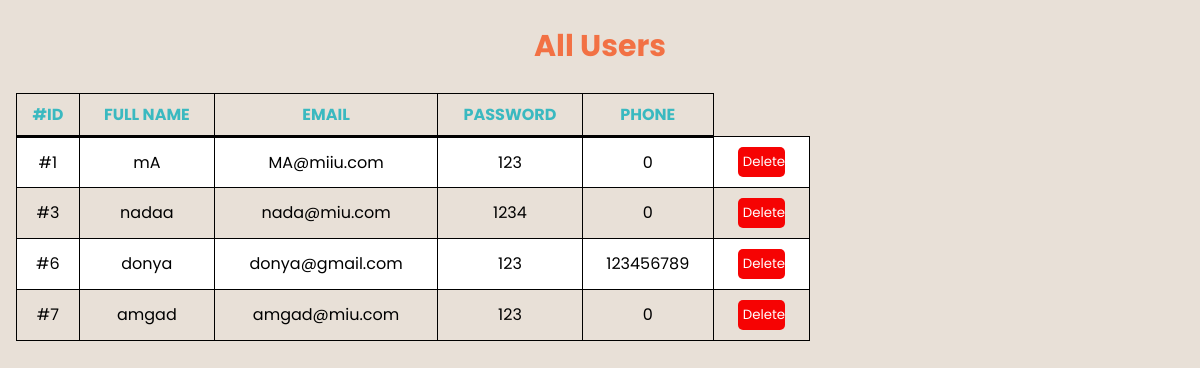
The page /allUsers.php on the database its author committed.
### tables this page shows
CREATE TABLE `users` (
  `ID` int(11) NOT NULL,
  `fullname` varchar(250) NOT NULL,
  `email` varchar(250) NOT NULL,
  `password` varchar(250) NOT NULL,
  `phone` int(15) NOT NULL,
  `role` varchar(200) NOT NULL DEFAULT 'user'
);

### allUsers.php (the view, shortened to what this page needs)
<?php
  include_once "includes/dbh.inc.php";
?>
<!DOCTYPE html>
<html lang="en">
  <head>
    <link rel="stylesheet" href="Css/allUsers.css" />
  </head>
  <body>
  <div class="component">
      <div class="content">
      <div id="header"><h2>All Users</h2></div>
        <div class="tablecont">
            <table>
              <thead class="tablehead">
                <tr>
                  <th class = "tableHeader">#ID</th>
                  <th class = "tableHeader">Full Name</th>
                  <th class = "tableHeader">Email</th>
                  <th class = "tableHeader">Password</th>
                  <th class = "tableHeader">Phone</th>
                </tr>
              </thead>
              <tbody>
                <?php
                  $sql = "SELECT * FROM users";
                  $result = mysqli_query($conn,$sql);
                  while($row = mysqli_fetch_assoc($result)){
                    $id = $row["ID"];
                    $fullname = $row["fullname"];
                    $email = $row["email"];
                    $password = $row["password"];
                    $phone = $row["phone"];
                    echo '<tr>
                            <td> #'.$id.'</td>
                            <td>'.$fullname.'</td>
                            <td>'.$email.'</td>
                            <td>'.$password.'</td>
                            <td>'.$phone.'</td>
                            <td>
                              <button class = "buttons" id ="delete"><a href="deleteUser.php?delete_id='.$id.'">Delete</a></button>
                            </td>
                          </tr>';
                  }
                ?>
              </tbody>
            </table>
        </div>
    </div>
  </div>
  </body>
</html>

### Css/allUsers.css (style rules this page uses)
* { margin: 0; padding: 0; font-family: "Poppins", sans-serif; }
body { background-color: #E8E0D7; }
div.content { padding: 1px 16px; }
#header { color:#F27144; text-align: center; margin-top:2%; }
.tablecont { margin-top: 2%; margin-left: 20%; }
table { border-collapse: collapse; width: 80%; margin-bottom: 100px; }
.tablehead { text-transform: uppercase; color:#3AB9C0; }
td, th { border: 1px solid #000000; text-align: center; padding: 8px; }
.tableHeader { border-bottom: 3px solid #000000 ; }
tbody tr:nth-child(odd) { background-color: #ffffff; }
.buttons { padding:5px; border-radius: 5px; width:60%; margin: 2px; border:none; }
#delete { background-color: rgb(246, 3, 3); }
button a { color: #ffffff; text-decoration: none; }
@media screen and (max-width: 1500px) { .tablecont { margin-left: 0; margin-right:15%; } }
@media screen and (min-width: 601px) { #header { font-size: 20px; } }

### rows shown on the page
users: ID "1", fullname "mA", email "MA@miiu.com", password "123", phone "0"
users: ID "3", fullname "nadaa", email "nada@miu.com", password "1234", phone "0"
users: ID "6", fullname "donya", email "donya@gmail.com", password "123", phone "123456789"
users: ID "7", fullname "amgad", email "amgad@miu.com", password "123", phone "0"
